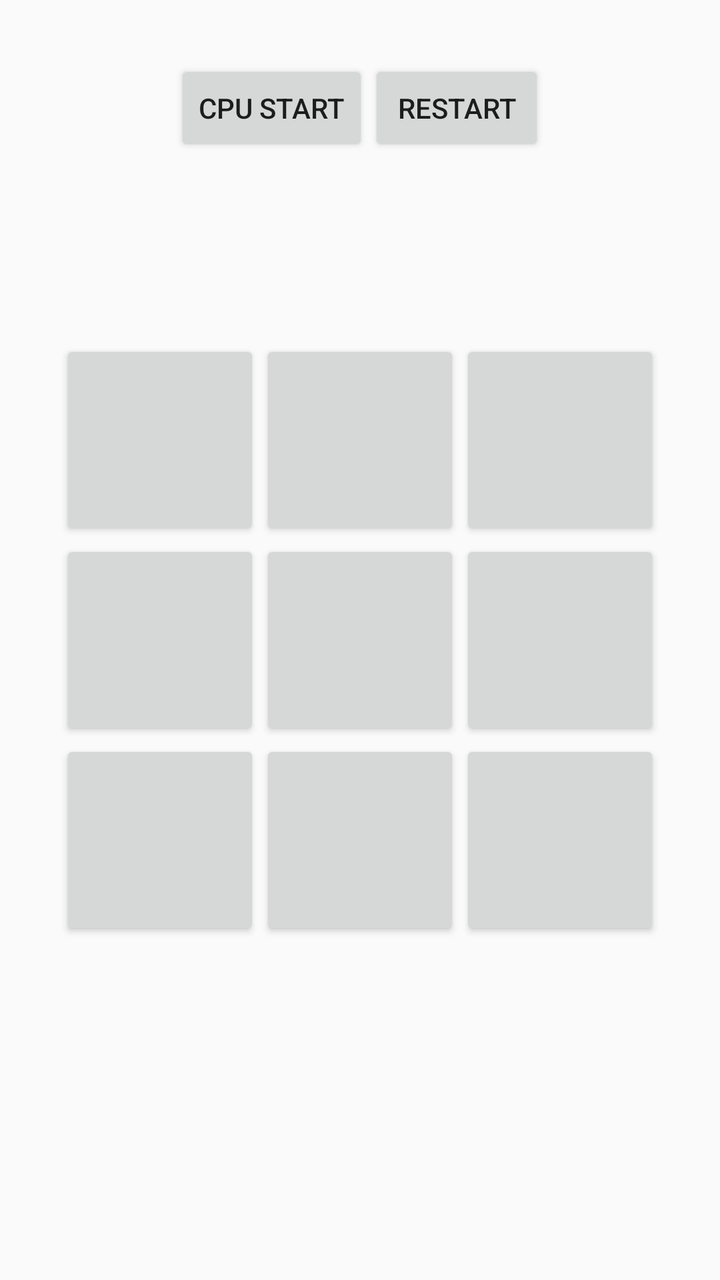
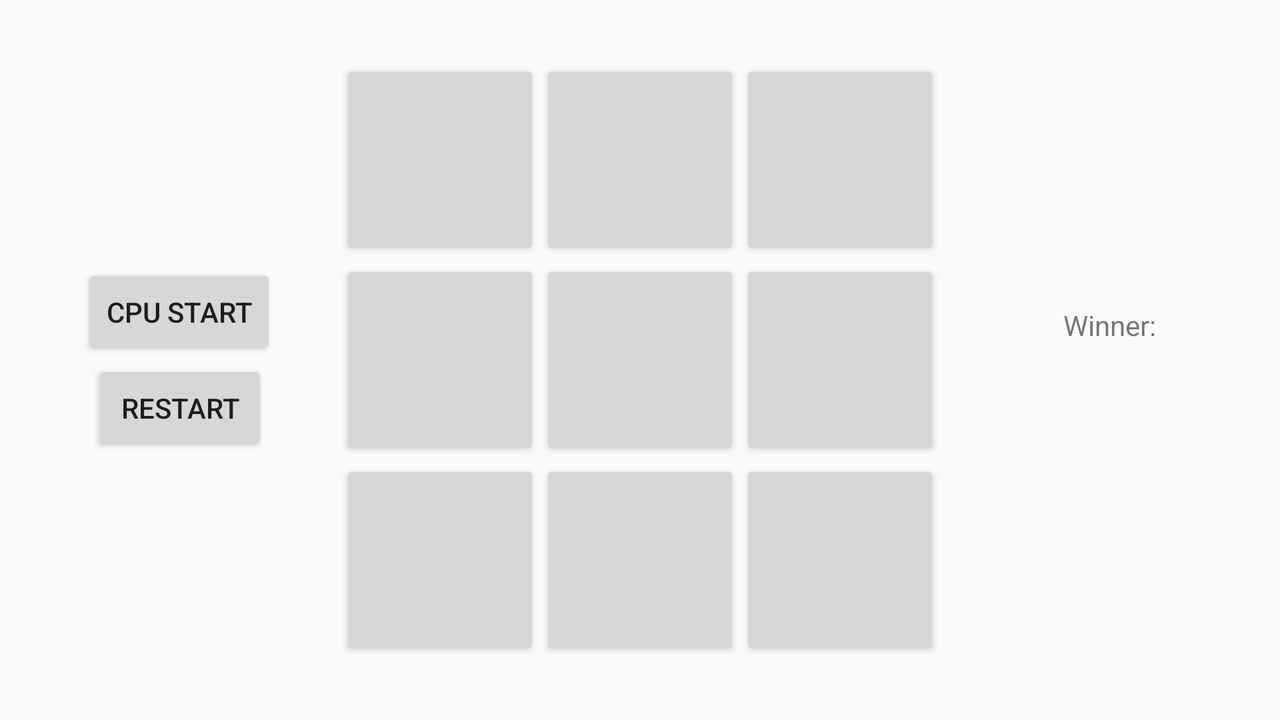

An Android layout and its configuration variant, each rendered on a device that would load it. The default file and the variant file are quoted in full after the pictures.
<!-- AndroidManifest.xml: application theme AppTheme -->
<!-- res/layout/activity_board.xml -->
<FrameLayout
    xmlns:android="http://schemas.android.com/apk/res/android"
    xmlns:tools="http://schemas.android.com/tools"
    android:layout_width="match_parent"
    android:layout_height="match_parent"
    tools:context=".android.activity.BoardActivity">

    <LinearLayout
        android:layout_width="match_parent"
        android:layout_height="wrap_content"
        android:layout_marginTop="30dp"
        android:animateLayoutChanges="true"
        android:gravity="center_horizontal"
        android:orientation="horizontal">


        <Button
            android:id="@+id/buttonCpuStart"
            android:layout_width="wrap_content"
            android:layout_height="wrap_content"
            android:layout_gravity="center_horizontal"
            android:text="@string/mp_tictactoe_button_cpu_start"/>

        <Button
            android:id="@+id/buttonRestart"
            android:layout_width="wrap_content"
            android:layout_height="wrap_content"
            android:text="@string/mp_tictactoe_button_restart"/>
    </LinearLayout>

    <include
        layout="@layout/comp_board"
        android:layout_width="wrap_content"
        android:layout_height="wrap_content"
        android:layout_gravity="center"/>

    <LinearLayout
        android:id="@+id/viewGroupMatchResult"
        android:layout_width="wrap_content"
        android:layout_height="wrap_content"
        android:layout_gravity="bottom|center_horizontal"
        android:layout_marginBottom="30dp"
        android:animateLayoutChanges="true"
        android:gravity="center_horizontal"
        android:orientation="vertical"
        android:visibility="gone">

        <TextView
            android:layout_width="wrap_content"
            android:layout_height="wrap_content"
            android:text="@string/mp_tictactoe_label_winner"
            android:textSize="14sp"
            />

        <TextView
            android:id="@+id/textMatchResult"
            android:layout_width="wrap_content"
            android:layout_height="wrap_content"
            android:textSize="26sp"
            />

    </LinearLayout>

</FrameLayout>
<!-- res/layout/comp_board.xml (included above) -->
<LinearLayout
    xmlns:android="http://schemas.android.com/apk/res/android"
    xmlns:tools="http://schemas.android.com/tools"
    android:layout_width="match_parent"
    android:layout_height="match_parent"
    android:orientation="vertical"
    android:animateLayoutChanges="true"
    tools:context=".android.activity.BoardActivity">

    <LinearLayout
        android:layout_width="wrap_content"
        android:layout_height="wrap_content"
        android:orientation="horizontal">

        <Button
            android:id="@+id/button_1"
            style="@style/buttonStyle"/>

        <Button
            android:id="@+id/button_2"
            style="@style/buttonStyle"/>

        <Button
            android:id="@+id/button_3"
            style="@style/buttonStyle"/>

    </LinearLayout>

    <LinearLayout
        android:layout_width="wrap_content"
        android:layout_height="wrap_content"
        android:orientation="horizontal">

        <Button
            android:id="@+id/button_4"
            style="@style/buttonStyle"/>

        <Button
            android:id="@+id/button_5"
            style="@style/buttonStyle"/>

        <Button
            android:id="@+id/button_6"
            style="@style/buttonStyle"/>

    </LinearLayout>

    <LinearLayout
        android:layout_width="wrap_content"
        android:layout_height="wrap_content"
        android:orientation="horizontal">

        <Button
            android:id="@+id/button_7"
            style="@style/buttonStyle"/>

        <Button
            android:id="@+id/button_8"
            style="@style/buttonStyle"/>

        <Button
            android:id="@+id/button_9"
            style="@style/buttonStyle"/>

    </LinearLayout>

</LinearLayout>
<!-- resources referenced by this layout -->
<resources>
  <string name="mp_tictactoe_button_cpu_start">CPU Start</string>
  <string name="mp_tictactoe_button_restart">Restart</string>
  <string name="mp_tictactoe_label_winner">Winner:</string>
  <style name="buttonStyle">
          <item name="android:layout_width">100dp</item>
          <item name="android:layout_height">100dp</item>
          <item name="android:textSize">40sp</item>
          <item name="android:gravity">center</item>
      </style>
  <style name="AppTheme" parent="Theme.AppCompat.Light.DarkActionBar">
          
          <item name="colorPrimary">@color/colorPrimary</item>
          <item name="colorPrimaryDark">@color/colorPrimaryDark</item>
          <item name="colorAccent">@color/colorAccent</item>
      </style>
</resources>
<!-- res/layout-land/activity_board.xml (the repository's variant of the layout above) -->
<!-- drawn on the phone turned sideways -->
<RelativeLayout
    xmlns:android="http://schemas.android.com/apk/res/android"
    xmlns:tools="http://schemas.android.com/tools"
    android:layout_width="match_parent"
    android:layout_height="match_parent"
    tools:context=".android.activity.BoardActivity">

    <LinearLayout
        android:layout_width="match_parent"
        android:layout_height="wrap_content"
        android:layout_centerVertical="true"
        android:layout_marginLeft="10dp"
        android:layout_toLeftOf="@+id/layout"
        android:animateLayoutChanges="true"
        android:gravity="center_horizontal"
        android:orientation="vertical">

        <Button
            android:id="@+id/buttonCpuStart"
            android:layout_width="wrap_content"
            android:layout_height="wrap_content"
            android:layout_gravity="center_horizontal"
            android:text="@string/mp_tictactoe_button_cpu_start"/>

        <Button
            android:id="@+id/buttonRestart"
            android:layout_width="wrap_content"
            android:layout_height="wrap_content"
            android:text="@string/mp_tictactoe_button_restart"/>
    </LinearLayout>

    <include
        android:id="@+id/layout"
        layout="@layout/comp_board"
        android:layout_width="wrap_content"
        android:layout_height="wrap_content"
        android:layout_centerInParent="true"/>

    <LinearLayout
        android:id="@+id/viewGroupMatchResult"
        android:layout_width="match_parent"
        android:layout_height="wrap_content"
        android:layout_centerVertical="true"
        android:layout_toRightOf="@+id/layout"
        android:animateLayoutChanges="true"
        android:gravity="center_horizontal"
        android:orientation="vertical"
        android:visibility="visible">

        <TextView
            android:layout_width="wrap_content"
            android:layout_height="wrap_content"
            android:text="@string/mp_tictactoe_label_winner"
            android:textSize="14sp"
            />

        <TextView
            android:id="@+id/textMatchResult"
            android:layout_width="wrap_content"
            android:layout_height="wrap_content"
            android:textSize="26sp"
            />

    </LinearLayout>

</RelativeLayout>
